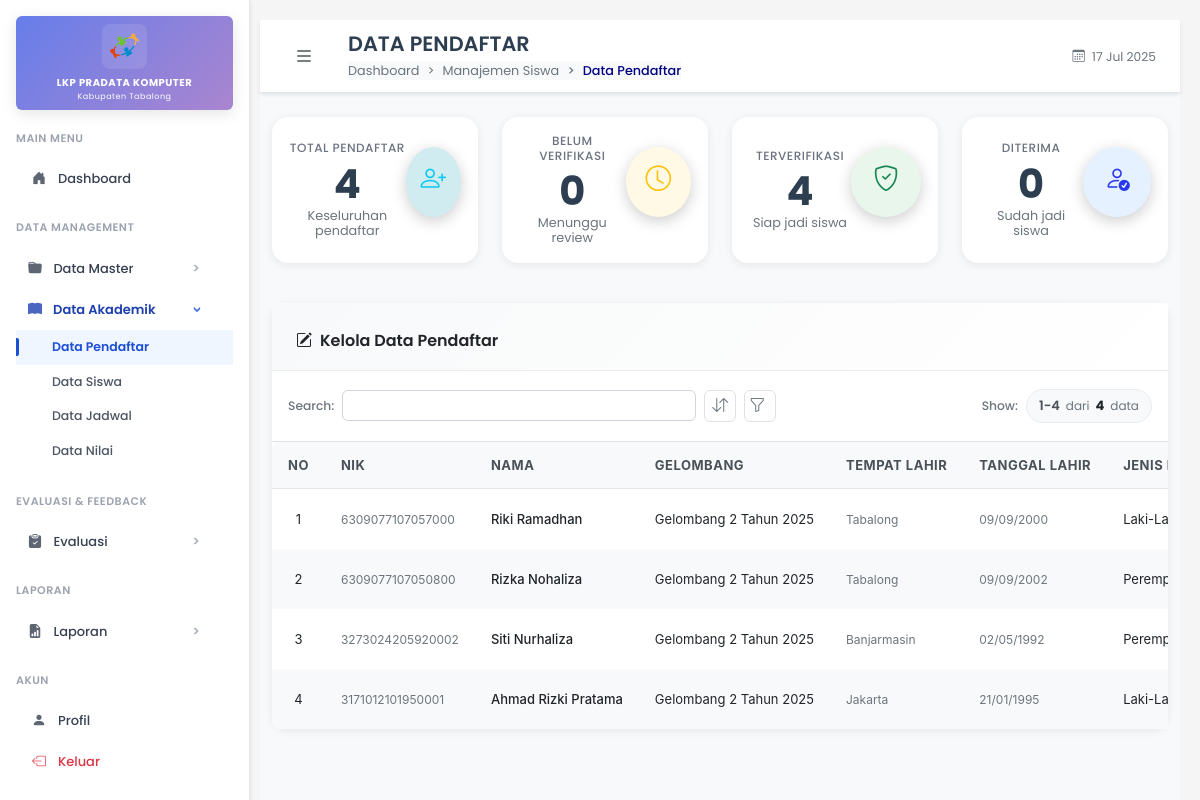
Page /pages/admin/pendaftar/index.php (signed in) on the committed database.
### tables this page shows
CREATE TABLE `pendaftar` (
  `id_pendaftar` int(11) NOT NULL,
  `id_gelombang` int(11) DEFAULT NULL,
  `nik` varchar(16) DEFAULT NULL,
  `nama_pendaftar` varchar(100) DEFAULT NULL,
  `tempat_lahir` varchar(50) DEFAULT NULL,
  `tanggal_lahir` date DEFAULT NULL,
  `jenis_kelamin` enum('Laki-Laki','Perempuan') DEFAULT NULL,
  `pendidikan_terakhir` enum('SD','SLTP','SLTA','D1','D2','S1','S2','S3') DEFAULT NULL,
  `no_hp` varchar(20) DEFAULT NULL,
  `email` varchar(100) DEFAULT NULL,
  `alamat_lengkap` text DEFAULT NULL,
  `jam_pilihan` enum('08.00 - 09.00','09.00 - 10.00','10.00 - 11.00','11.00 - 12.00','13.00 - 14.00','14.00 - 15.00','15.00 - 16.00','16.00 - 17.00','17.00 - 18.00','19.00 - 20.00','20.00 - 21.00','21.00 - 22.00') DEFAULT NULL,
  `pas_foto` varchar(255) DEFAULT NULL,
  `ktp` varchar(255) DEFAULT NULL,
  `kk` varchar(255) DEFAULT NULL,
  `ijazah` varchar(255) DEFAULT NULL,
  `status_pendaftaran` enum('Belum di Verifikasi','Terverifikasi','Diterima') DEFAULT NULL
);

CREATE TABLE `gelombang` (
  `id_gelombang` int(11) NOT NULL,
  `tahun` year(4) NOT NULL,
  `gelombang_ke` int(11) NOT NULL,
  `nama_gelombang` varchar(100) DEFAULT NULL,
  `status` enum('aktif','selesai','dibuka') DEFAULT 'dibuka'
);

### pages/admin/pendaftar/index.php (the view, shortened to what this page needs)
<?php
include '../../../includes/db.php';
$recordsPerPage = 20;
$currentPage = isset($_GET['page']) ? (int)$_GET['page'] : 1;
$currentPage = max(1, $currentPage);
$offset = ($currentPage - 1) * $recordsPerPage;
$countQuery = "SELECT COUNT(*) as total FROM pendaftar p";
$countResult = mysqli_query($conn, $countQuery);
$totalRecords = mysqli_fetch_assoc($countResult)['total'];
$query = "SELECT p.*, g.nama_gelombang, g.gelombang_ke, g.tahun
          FROM pendaftar p
          LEFT JOIN gelombang g ON p.id_gelombang = g.id_gelombang
          ORDER BY p.id_pendaftar DESC
          LIMIT $recordsPerPage OFFSET $offset";
$result = mysqli_query($conn, $query);
$queryBelumVerifikasi = "SELECT COUNT(*) as total FROM pendaftar WHERE status_pendaftaran = 'Belum di Verifikasi'";
$resultBelumVerifikasi = mysqli_query($conn, $queryBelumVerifikasi);
$pendaftarBelumVerifikasi = mysqli_fetch_assoc($resultBelumVerifikasi)['total'];
$queryTerverifikasi = "SELECT COUNT(*) as total FROM pendaftar WHERE status_pendaftaran = 'Terverifikasi'";
$resultTerverifikasi = mysqli_query($conn, $queryTerverifikasi);
$pendaftarTerverifikasi = mysqli_fetch_assoc($resultTerverifikasi)['total'];
$queryDiterima = "SELECT COUNT(*) as total FROM pendaftar WHERE status_pendaftaran = 'Diterima'";
$resultDiterima = mysqli_query($conn, $queryDiterima);
$pendaftarDiterima = mysqli_fetch_assoc($resultDiterima)['total'];
?>
<!DOCTYPE html>
<html lang="id">
<head>
  <link rel="stylesheet" href="../../../assets/css/bootstrap.min.css" />
  <link rel="stylesheet" href="../../../assets/css/bootstrap-icons.css" />
  <link rel="stylesheet" href="../../../assets/css/fonts.css" />
  <link rel="stylesheet" href="../../../assets/css/styles.css" />
</head>
<body>
  <div class="d-flex">
    <?php include '../../../includes/sidebar/admin.php'; ?>
    <div class="flex-fill main-content">
      <nav class="top-navbar">
        <div class="container-fluid px-3 px-md-4">
          <div class="d-flex align-items-center">
            <div class="d-flex align-items-center flex-grow-1">
              <button class="btn btn-link text-dark p-2 me-3 sidebar-toggle" type="button" id="sidebarToggle">
                <i class="bi bi-list fs-4"></i>
              </button>
              <div class="page-info">
                <h2 class="page-title mb-1">DATA PENDAFTAR</h2>
                <nav aria-label="breadcrumb">
                  <ol class="breadcrumb page-breadcrumb mb-0">
                    <li class="breadcrumb-item">
                      <a href="../dashboard.php">Dashboard</a>
                    </li>
                    <li class="breadcrumb-item">
                      <a href="#">Manajemen Siswa</a>
                    </li>
                    <li class="breadcrumb-item active" aria-current="page">Data Pendaftar</li>
                  </ol>
                </nav>
              </div>
            </div>
            <div class="d-flex align-items-center">
              <div class="navbar-page-info d-none d-md-block">
                <small class="text-muted">
                  <i class="bi bi-calendar3 me-1"></i>
                  <?= date('d M Y') ?>
                </small>
              </div>
            </div>
          </div>
        </div>
      </nav>
      <div class="container-fluid mt-4">
        <div class="row mb-4">
          <div class="col-md-3 mb-3">
            <div class="card stats-card stats-card-mobile">
              <div class="card-body">
                <div class="d-flex justify-content-between align-items-center stats-card-content">
                  <div class="flex-grow-1 stats-text-content">
                    <h6 class="mb-1 stats-title">Total Pendaftar</h6>
                    <h3 class="mb-0 stats-number"><?= number_format($totalRecords) ?></h3>
                    <small class="text-muted stats-subtitle">Keseluruhan pendaftar</small>
                  </div>
                  <div class="stats-icon bg-info-light stats-icon-mobile">
                    <i class="bi bi-person-plus text-info"></i>
                  </div>
                </div>
              </div>
            </div>
          </div>
          <div class="col-md-3 mb-3">
            <div class="card stats-card stats-card-mobile">
              <div class="card-body">
                <div class="d-flex justify-content-between align-items-center stats-card-content">
                  <div class="flex-grow-1 stats-text-content">
                    <h6 class="mb-1 stats-title">Belum Verifikasi</h6>
                    <h3 class="mb-0 stats-number"><?= number_format($pendaftarBelumVerifikasi) ?></h3>
                    <small class="text-muted stats-subtitle">Menunggu review</small>
                  </div>
                  <div class="stats-icon bg-warning-light stats-icon-mobile">
                    <i class="bi bi-clock text-warning"></i>
                  </div>
                </div>
              </div>
            </div>
          </div>
          <div class="col-md-3 mb-3">
            <div class="card stats-card stats-card-mobile">
              <div class="card-body">
                <div class="d-flex justify-content-between align-items-center stats-card-content">
                  <div class="flex-grow-1 stats-text-content">
                    <h6 class="mb-1 stats-title">Terverifikasi</h6>
                    <h3 class="mb-0 stats-number"><?= number_format($pendaftarTerverifikasi) ?></h3>
                    <small class="text-muted stats-subtitle">Siap jadi siswa</small>
                  </div>
                  <div class="stats-icon bg-success-light stats-icon-mobile">
                    <i class="bi bi-shield-check text-success"></i>
                  </div>
                </div>
              </div>
            </div>
          </div>
          <div class="col-md-3 mb-3">
            <div class="card stats-card stats-card-mobile">
              <div class="card-body">
                <div class="d-flex justify-content-between align-items-center stats-card-content">
                  <div class="flex-grow-1 stats-text-content">
                    <h6 class="mb-1 stats-title">Diterima</h6>
                    <h3 class="mb-0 stats-number"><?= number_format($pendaftarDiterima) ?></h3>
                    <small class="text-muted stats-subtitle">Sudah jadi siswa</small>
                  </div>
                  <div class="stats-icon bg-primary-light stats-icon-mobile">
                    <i class="bi bi-person-check text-primary"></i>
                  </div>
                </div>
              </div>
            </div>
          </div>
        </div>
        <div class="card content-card">
          <div class="section-header">
            <div class="row align-items-center">
              <div class="col-md-6">
                <h5 class="mb-0 text-dark">
                  <i class="bi bi-pencil-square me-2"></i>Kelola Data Pendaftar
                </h5>
              </div>
            </div>
          </div>
          <div class="p-3 border-bottom">
            <div class="row align-items-center">
              <div class="col-12">
                <div class="d-flex flex-wrap align-items-center gap-2 controls-container">
                  <div class="d-flex align-items-center search-container">
                    <label for="searchInput" class="me-2 mb-0 search-label">
                      <small>Search:</small>
                    </label>
                    <input type="search" id="searchInput" class="form-control form-control-sm search-input" />
                  </div>
                  <div class="dropdown">
                    <button class="btn btn-light btn-icon position-relative control-btn"
                            type="button"
                            data-bs-toggle="dropdown"
                            data-bs-display="static"
                            aria-expanded="false"
                            title="Sort">
                      <i class="bi bi-arrow-down-up"></i>
                    </button>
                  </div>
                  <div class="dropdown">
                    <button class="btn btn-light btn-icon position-relative control-btn"
                            type="button"
                            data-bs-toggle="dropdown"
                            aria-expanded="false"
                            id="filterButton"
                            title="Filter">
                      <i class="bi bi-funnel"></i>
                    </button>
                  </div>
                  <div class="ms-auto result-info d-flex align-items-center">
                    <label class="me-2 mb-0 search-label">
                      <small>Show:</small>
                    </label>
                    <div class="info-badge">
                      <span class="info-count"><?= (($currentPage - 1) * $recordsPerPage) + 1 ?>-<?= min($currentPage * $recordsPerPage, $totalRecords) ?></span>
                      <span class="info-separator">dari</span>
                      <span class="info-total"><?= number_format($totalRecords) ?></span>
                      <span class="info-label">data</span>
                    </div>
                  </div>
                </div>
              </div>
            </div>
          </div>
          <div class="table-responsive" style="overflow-x: auto; overflow-y: visible;">
            <table class="custom-table mb-0" id="pendaftarTable">
              <thead class="sticky-top">
                <tr>
                  <th>No</th>
                  <th>NIK</th>
                  <th>Nama</th>
                  <th>Gelombang</th>
                  <th>Tempat Lahir</th>
                  <th>Tanggal Lahir</th>
                  <th>Jenis Kelamin</th>
                </tr>
              </thead>
              <tbody>
                <?php if (mysqli_num_rows($result) > 0): ?>
                  <?php
                  $no = ($currentPage - 1) * $recordsPerPage + 1;
                  while ($pendaftar = mysqli_fetch_assoc($result)):
                  ?>
                    <tr>
                      <td class="text-center align-middle" style="text-align: center !important;"><?= $no++ ?></td>
                      <td class="align-middle">
                        <small><?= htmlspecialchars($pendaftar['nik'] ?? '-') ?></small>
                      </td>
                      <td class="align-middle text-nowrap">
                        <div class="fw-medium"><?= htmlspecialchars($pendaftar['nama_pendaftar']) ?></div>
                      </td>
                      <td class="align-middle text-nowrap">
                        <?php if($pendaftar['nama_gelombang']): ?>
                          <div data-gelombang-id="<?= $pendaftar['id_gelombang'] ?>">
                            <?= htmlspecialchars($pendaftar['nama_gelombang']) ?>
                          </div>
                        <?php else: ?>
                          <span class="text-muted" data-gelombang-id="">
                            <i class="bi bi-dash-circle"></i> Tidak ada
                          </span>
                        <?php endif; ?>
                      </td>
                      <td class="align-middle">
                        <small><?= htmlspecialchars($pendaftar['tempat_lahir']) ?></small>
                      </td>
                      <td class="align-middle">
                        <small><?= date('d/m/Y', strtotime($pendaftar['tanggal_lahir'])) ?></small>
                      </td>
                      <td class="align-middle">
                        <?php if($pendaftar['jenis_kelamin'] == 'Laki-Laki'): ?>
                          <span>Laki-Laki</span>
                        <?php else: ?>
                         <span>Perempuan</span>
                        <?php endif; ?>
                      </td>
                    </tr>
                  <?php endwhile; ?>
                <?php endif; ?>
              </tbody>
            </table>
          </div>
        </div>
      </div>
    </div>
  </div>
</body>
</html>

### rows in the picture
pendaftar: nik "6309077107057000", nama_pendaftar "Riki Ramadhan", id_gelombang.nama_gelombang "Gelombang 2 Tahun 2025", tempat_lahir "Tabalong", tanggal_lahir "09/09/2000", jenis_kelamin "Laki-Laki"
pendaftar: nik "6309077107050800", nama_pendaftar "Rizka Nohaliza", id_gelombang.nama_gelombang "Gelombang 2 Tahun 2025", tempat_lahir "Tabalong", tanggal_lahir "09/09/2002", jenis_kelamin "Perempuan"
pendaftar: nik "3273024205920002", nama_pendaftar "Siti Nurhaliza", id_gelombang.nama_gelombang "Gelombang 2 Tahun 2025", tempat_lahir "Banjarmasin", tanggal_lahir "02/05/1992", jenis_kelamin "Perempuan"
pendaftar: nik "3171012101950001", nama_pendaftar "Ahmad Rizki Pratama", id_gelombang.nama_gelombang "Gelombang 2 Tahun 2025", tempat_lahir "Jakarta", tanggal_lahir "21/01/1995", jenis_kelamin "Laki-Laki"

### other values in the picture
$totalRecords "4"
$pendaftarBelumVerifikasi "0"
$pendaftarTerverifikasi "4"
$pendaftarDiterima "0"
min($currentPage * $recordsPerPage, $totalRecords) "4"
